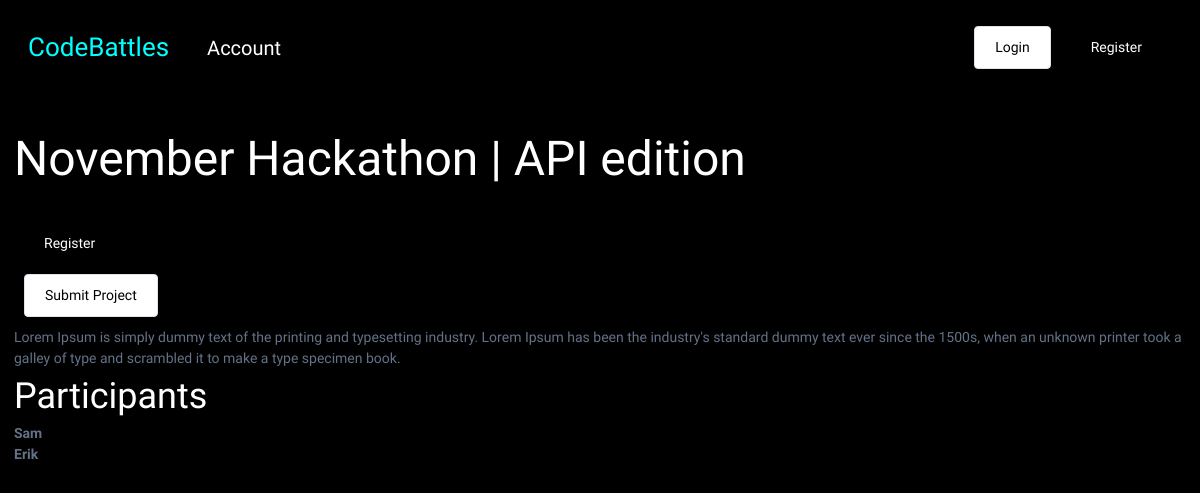
Page /event/1/ on the earlier database version.
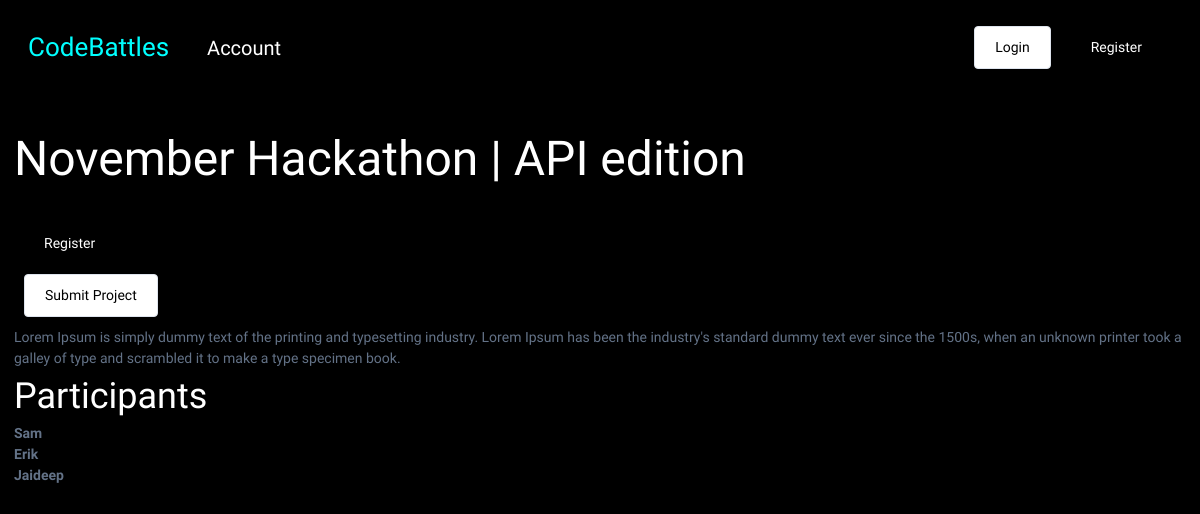
Same page on the later database version.
### base/models.py (models this page shows)
class User(AbstractUser):
    name = models.CharField(max_length=100, null=True)
    email = models.EmailField(unique=True, null=True)
    bio = models.TextField(null=True, blank=True)
    hackathon_participant = models.BooleanField(default=True, null=True)
    avatar =  ResizedImageField(size=[300,300], default='avatar.png')
    USERNAME_FIELD = 'email'
    REQUIRED_FIELDS = ['username']

### base/views.py (the view)
# urls.py: path('event/<str:pk>/', views.event_page, name="event"),
def event_page(request, pk):
    event = Event.objects.get(id=pk)
    registered = False
    submitted = False
    if request.user.is_authenticated:
        registered = request.user.events.filter(id=event.id).exists()
        submitted = Submission.objects.filter(participant=request.user, event=event).exists()
    context = {'event': event, 'registered':registered, 'submitted':submitted}
    return render(request, 'event.html',context)

### templates/event.html
{% extends 'main.html' %}
{% block content %}
<div class="section">
    <h1>{{event.name}}</h1>
</div>
<div class="section" id="event--action--wrapper">
    {% if registered %}
        <p class="text--success">You have already registed for this event || </p>
    {% else %}
        <a class="btn btn--primary"  href="{% url 'registration-confirmation' event.id %}">Register</a>
    {% endif %}
    {% if submitted %}
        <p class="text--success">You have already submitted your project</p>
    {% else %}
        <a class="btn btn--secondary" href="{% url 'project-submission' event.id %}">Submit Project</a>
    {% endif %}
        <p>{{event.description}}</p>
        <div>
            <h3>Participants</h3>
            <div>
                {% for user in event.participants.all %}
                <div>
                <strong> <p>{{user.name}}</p></strong>
                </div>
                {% endfor %}
            </div>
        </div>
</div>
{% endblock content %}

Differences in the rows shown:
added User: name "Jaideep"
